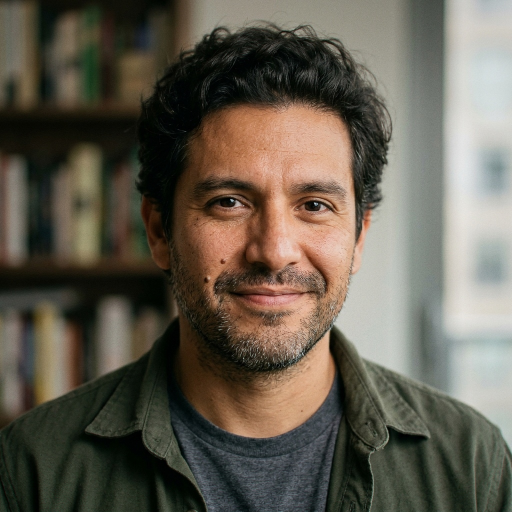
#> input picture PERSONAJE_HIPERREALISTA/01_semilla_sintetica/CANDIDATO_A_85MM_REALISM.jpg, 1024 x 1024 px (shown at 1/2 size)
$ python -i genjutsu_video_engine.py   (imports and definitions only)
#> lines starting #> are read from the running program, lines starting #| are printed output that depends on the picture
### PERSONAJE_HIPERREALISTA/tools/motor_personaje.py
#!/usr/bin/env python3
"""
MOTOR DE PERSONAJE HIPERREALISTA (TPDNE Evolucionado)
Inspirado en los repositorios globales:
- NVlabs/stylegan3 & PanoHead (EE. UU.): Semilla sintética FFHQ 1024x1024
- Sony AI & UTokyo DisCO (Japón): Calibración óptica 85mm, aberración cromática sub-píxel y micro-textura de poros
- ByteDance InfiniteYou / PuLID & InsightFace (China): Bloqueo de ADN biométrico y consistencia multi-escena
- FoivosPar/Arc2Face (Europa): Consistencia de identidad a partir de semilla única
"""

import argparse
import hashlib
import io
import json
import math
import os
import sys
import time
import urllib.request
from pathlib import Path
from typing import Dict, Any, List, Optional, Tuple

import numpy as np
from PIL import Image, ImageChops, ImageDraw, ImageEnhance, ImageFilter, ImageFont

PROJECT_ROOT = Path(__file__).resolve().parent.parent
SEED_DIR = PROJECT_ROOT / "01_semilla_sintetica"
DNA_DIR = PROJECT_ROOT / "02_adn_biometrico"
SHEET_DIR = PROJECT_ROOT / "03_character_sheet"
VIDEO_DIR = PROJECT_ROOT / "04_motor_video_voz"
CONFIG_PATH = PROJECT_ROOT / "config_personaje.json"

for _d in (SEED_DIR, DNA_DIR, SHEET_DIR, VIDEO_DIR):
    _d.mkdir(parents=True, exist_ok=True)


def load_env_keys() -> None:
    """Carga variables de entorno desde ~/.api_keys.env o .env sin sobrescribir las ya activas."""
    for env_path in (Path.home() / ".api_keys.env", PROJECT_ROOT / ".env", PROJECT_ROOT.parent / ".env"):
        if not env_path.exists():
            continue
        for raw_line in env_path.read_text(encoding="utf-8").splitlines():
            line = raw_line.strip()
            if line.startswith("export "):
                line = line[7:].strip()
            if "=" in line and not line.startswith("#"):
                k, v = line.split("=", 1)
                os.environ.setdefault(k.strip(), v.strip().strip('"').strip("'"))
#> further down, picture is the input picture: shape (1024, 1024, 3); mean B, G, R 79.9, 92.4, 98.9


load_env_keys()


# [151 lines left out: functions load_character_config, resolve_project_path, fetch_raw_tpdne_reference, apply_optical_sensor_realism, _compute_structural_face_descriptor, not called in this run]


_INSIGHTFACE_APP: Any = None
_INSIGHTFACE_TRIED: bool = False


# [197 lines left out: functions _try_extract_insightface_embedding, _compute_biometric_arrays, measure_frame_biometrics, extract_biometric_dna_signature, build_casting_inspection_sheet, not called in this run]


# [6 lines that do not run on import are left out]

### PERSONAJE_HIPERREALISTA/tools/genjutsu_video_engine.py
#!/usr/bin/env python3
"""
MOTOR DE VÍDEO HIPERREALISTA + VFX LIVE-ACTION 'GENJUTSU' (Sin pérdida de poros)
Implementa la arquitectura de 4 capas para preservar el hiperrealismo en vídeo:
1. Anclaje First-Frame / Last-Frame (KF1 Normal -> KF2 Genjutsu Live-Action) con restauración óptica 85mm RAW.
2. Separación de Frecuencias (Frequency Separation): restaura altas frecuencias de poros sobre clips I2V/Lip-Sync.
3. Transición Cinematográfica Genjutsu sincronizada al cue de audio (fractura cromática radial + pulso carmesí + micro-shake).
4. Exportación Master Broadcast 9:16 (1080x1920 @ 24fps, H.264 High Profile CRF 16 + Temporal CMOS Grain + Audio/ASS).
"""

import argparse
import math
import shutil
import subprocess
import sys
from pathlib import Path
from typing import Optional, Tuple

import numpy as np
from PIL import Image, ImageDraw, ImageFilter, ImageFont

REPO_ROOT = Path(__file__).resolve().parent.parent.parent
if str(REPO_ROOT) not in sys.path:
    sys.path.insert(0, str(REPO_ROOT))

from PERSONAJE_HIPERREALISTA.tools.motor_personaje import (  # noqa: E402
    PROJECT_ROOT,
    SEED_DIR,
    DNA_DIR,
    SHEET_DIR,
    VIDEO_DIR,
    extract_biometric_dna_signature,
    load_character_config,
)


# [98 lines left out: functions compute_identity_similarity, fit_vertical_cover, escape_ffmpeg_filter_path, probe_media_duration, compute_high_frequency_band, apply_high_frequency_band and 1 more, not called in this run]


def enhance_moving_frame_microtexture(
    frame_arr: np.ndarray,
    strength: float = 0.45,
) -> np.ndarray:
    """
    Realza micro-textura de piel y barba calculada sobre el PROPIO fotograma en movimiento
    (multi-escala local en tonos medios, sin superponer mapas estáticos ni causar texture sticking).
    """
#> called with strength = 0.45
    if strength <= 0.0:
        return frame_arr
    frame_u8 = np.clip(frame_arr, 0, 255).astype(np.uint8)
    frame_img = Image.fromarray(frame_u8, mode="RGB")
    blur_fine = np.asarray(frame_img.filter(ImageFilter.GaussianBlur(radius=1.0)), dtype=np.float32)
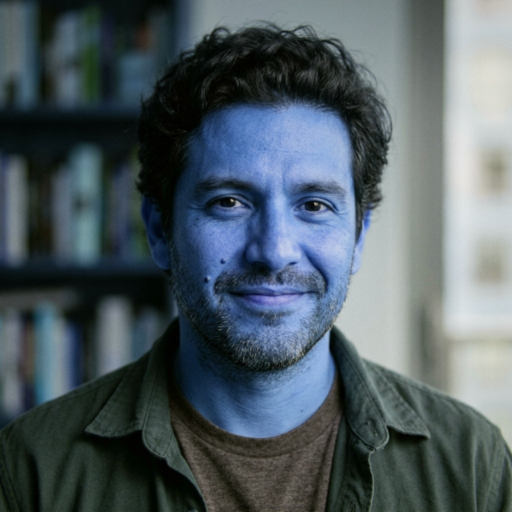
#> blur_fine: shape (1024, 1024, 3) float32 (shown at 1/2 size); mean R, G, B 79.5, 92, 98.4
    blur_med = np.asarray(frame_img.filter(ImageFilter.GaussianBlur(radius=2.0)), dtype=np.float32)
    detail = np.clip((frame_arr - blur_fine) * 0.72 + (blur_fine - blur_med) * 0.38, -22.0, 22.0)
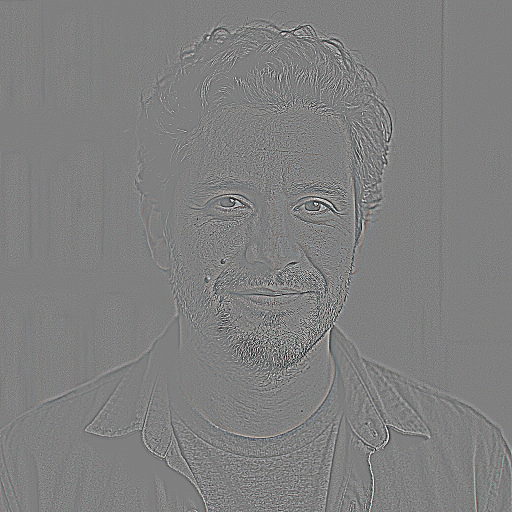
#> detail: shape (1024, 1024, 3) float32 (shown at 1/2 size); mean B, G, R 0.1, 0.1, 0.1; drawn with min black and max white

    luma = 0.299 * frame_arr[:, :, 0] + 0.587 * frame_arr[:, :, 1] + 0.114 * frame_arr[:, :, 2]
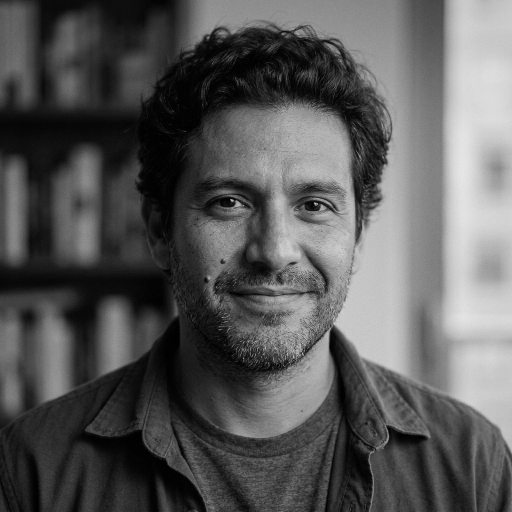
#> luma: shape (1024, 1024) float64 (shown at 1/2 size); min 0, max 233.5, mean 89.4
    mid_mask = np.clip(1.0 - np.abs(luma - 130.0) / 108.0, 0.15, 1.0)[:, :, None]
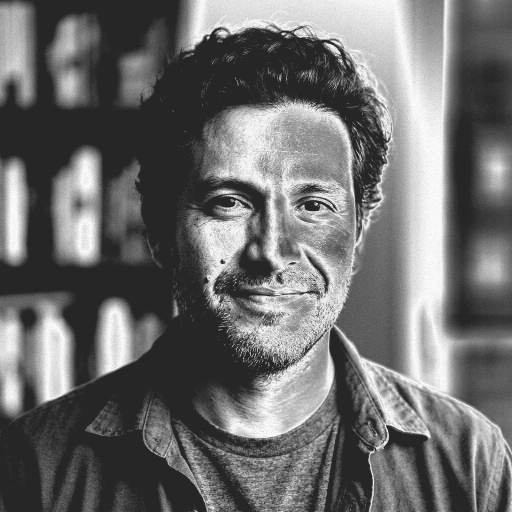
#> mid_mask: shape (1024, 1024, 1) float64 (shown at 1/2 size); min 0.15, max 1, mean 0.431
    return np.clip(frame_arr + detail * (strength * 1.75 * mid_mask), 0.0, 255.0)


# [447 lines left out: functions compute_transition_state, apply_genjutsu_optical_vfx, encode_frames_to_mp4, build_genjutsu_comparison_sheet, render_genjutsu_master_video, process_i2v_video_with_pore_restoration and 1 more, not called in this run]


# [2 lines not run here, left out]

>>> import cv2
>>> picture = cv2.imread('../01_semilla_sintetica/CANDIDATO_A_85MM_REALISM.jpg')
>>> result = enhance_moving_frame_microtexture(picture)

$ run again, on PERSONAJE_HIPERREALISTA/01_semilla_sintetica/CANDIDATO_C_85MM_REALISM.jpg
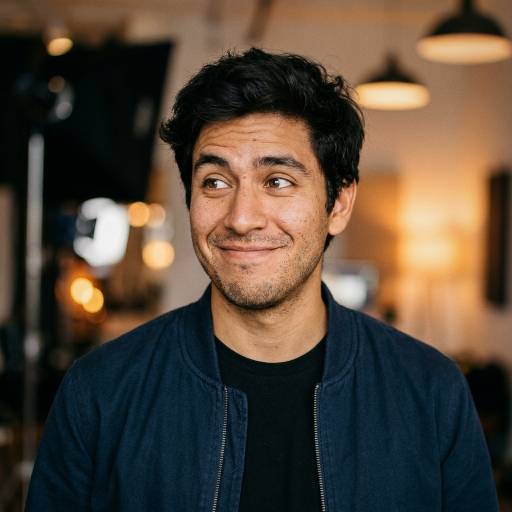
#> input picture PERSONAJE_HIPERREALISTA/01_semilla_sintetica/CANDIDATO_C_85MM_REALISM.jpg, 1024 x 1024 px (shown at 1/2 size)
#> picture is the input picture: shape (1024, 1024, 3); mean B, G, R 56.7, 70.3, 84
#> in enhance_moving_frame_microtexture, `luma = 0.299 * frame_arr[:, :, 0] + 0.587 * frame_arr[:, :, 1] + 0.114..`:
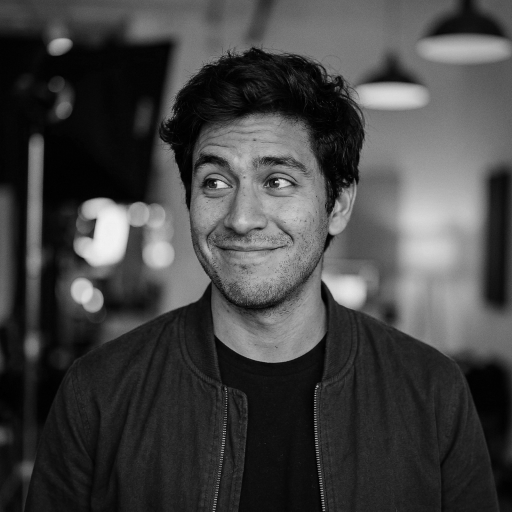
#> luma: shape (1024, 1024) float64 (shown at 1/2 size); min 0, max 243, mean 67.8
#> in enhance_moving_frame_microtexture, `mid_mask = np.clip(1.0 - np.abs(luma - 130.0) / 108.0, 0.15, 1.0)[:, :..`:
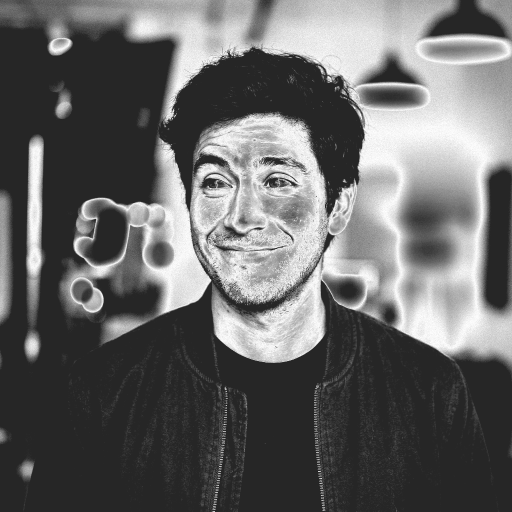
#> mid_mask: shape (1024, 1024, 1) float64 (shown at 1/2 size); min 0.15, max 1, mean 0.405

$ run again, on PERSONAJE_HIPERREALISTA/01_semilla_sintetica/CASTING_BOARD_SEMILLA_0.jpg
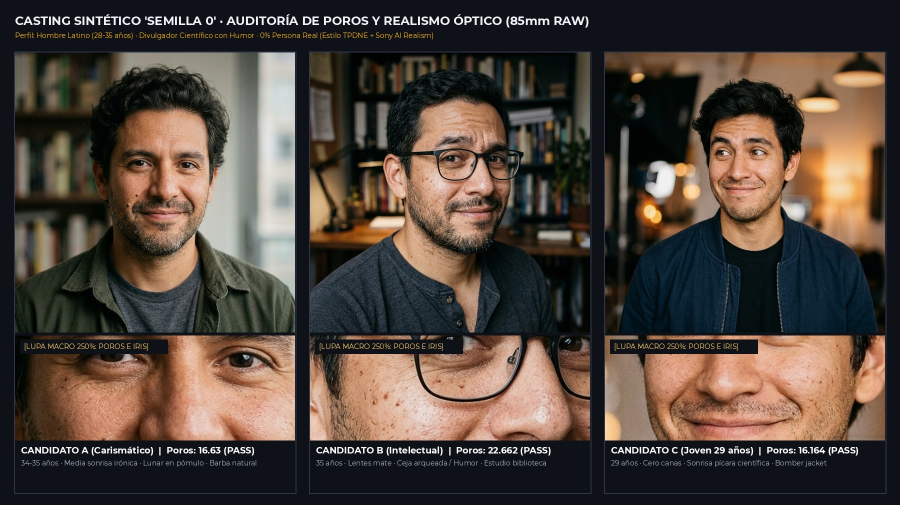
#> input picture PERSONAJE_HIPERREALISTA/01_semilla_sintetica/CASTING_BOARD_SEMILLA_0.jpg, 1800 x 1010 px (shown at 1/2 size)
#> picture is the input picture: shape (1010, 1800, 3); mean B, G, R 60.4, 69, 81.2
#> in enhance_moving_frame_microtexture, `detail = np.clip((frame_arr - blur_fine) * 0.72 + (blur_fine - blur_me..`:
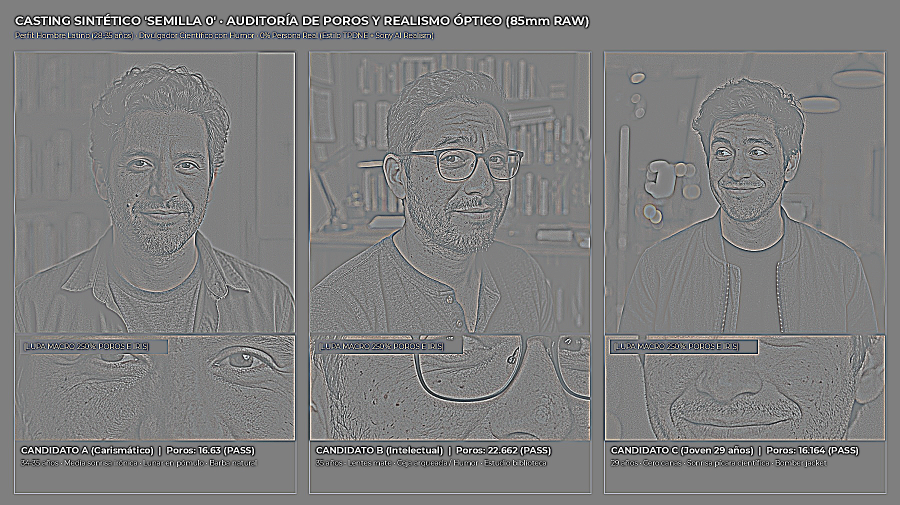
#> detail: shape (1010, 1800, 3) float32 (shown at 1/2 size); mean B, G, R -0.1, -0.1, -0.1; drawn with min black and max white
#> in enhance_moving_frame_microtexture, `mid_mask = np.clip(1.0 - np.abs(luma - 130.0) / 108.0, 0.15, 1.0)[:, :..`:
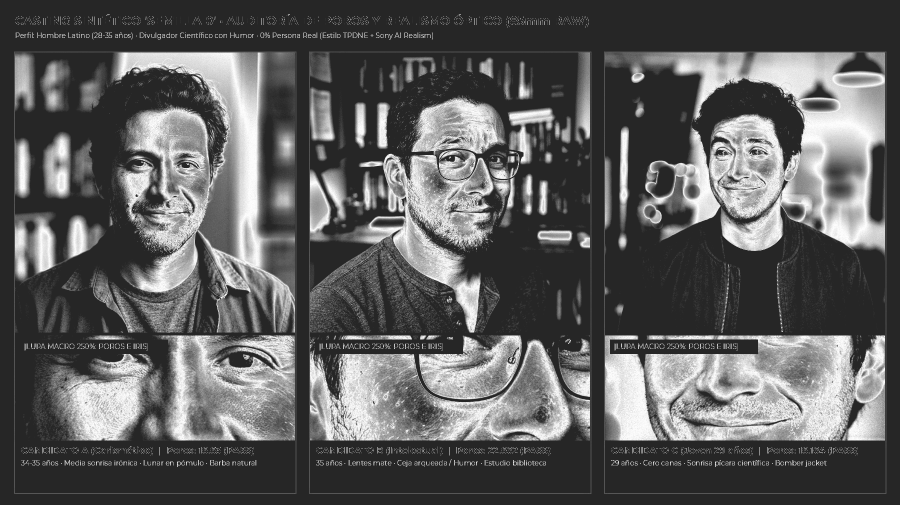
#> mid_mask: shape (1010, 1800, 1) float64 (shown at 1/2 size); min 0.15, max 1, mean 0.37
